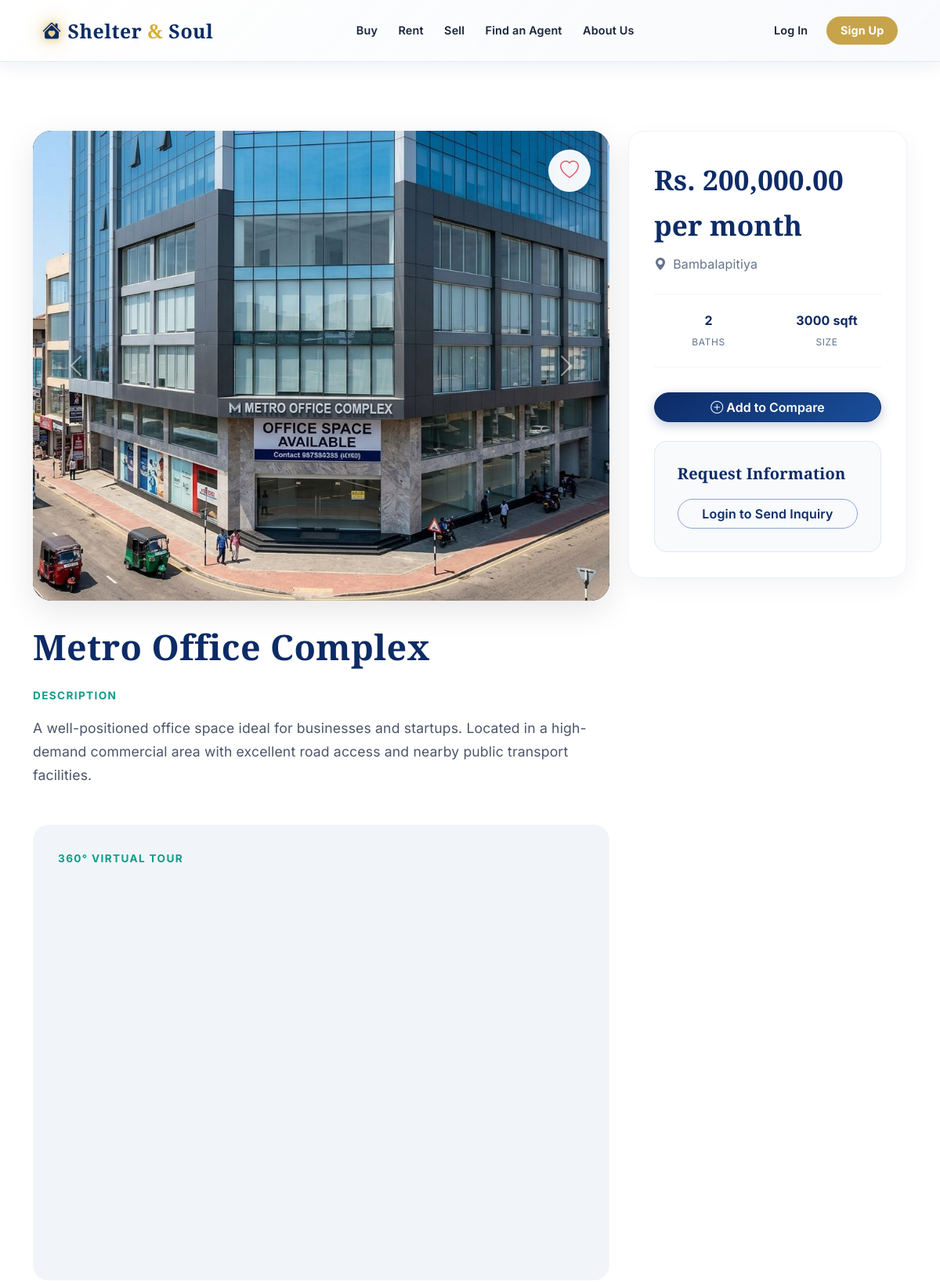
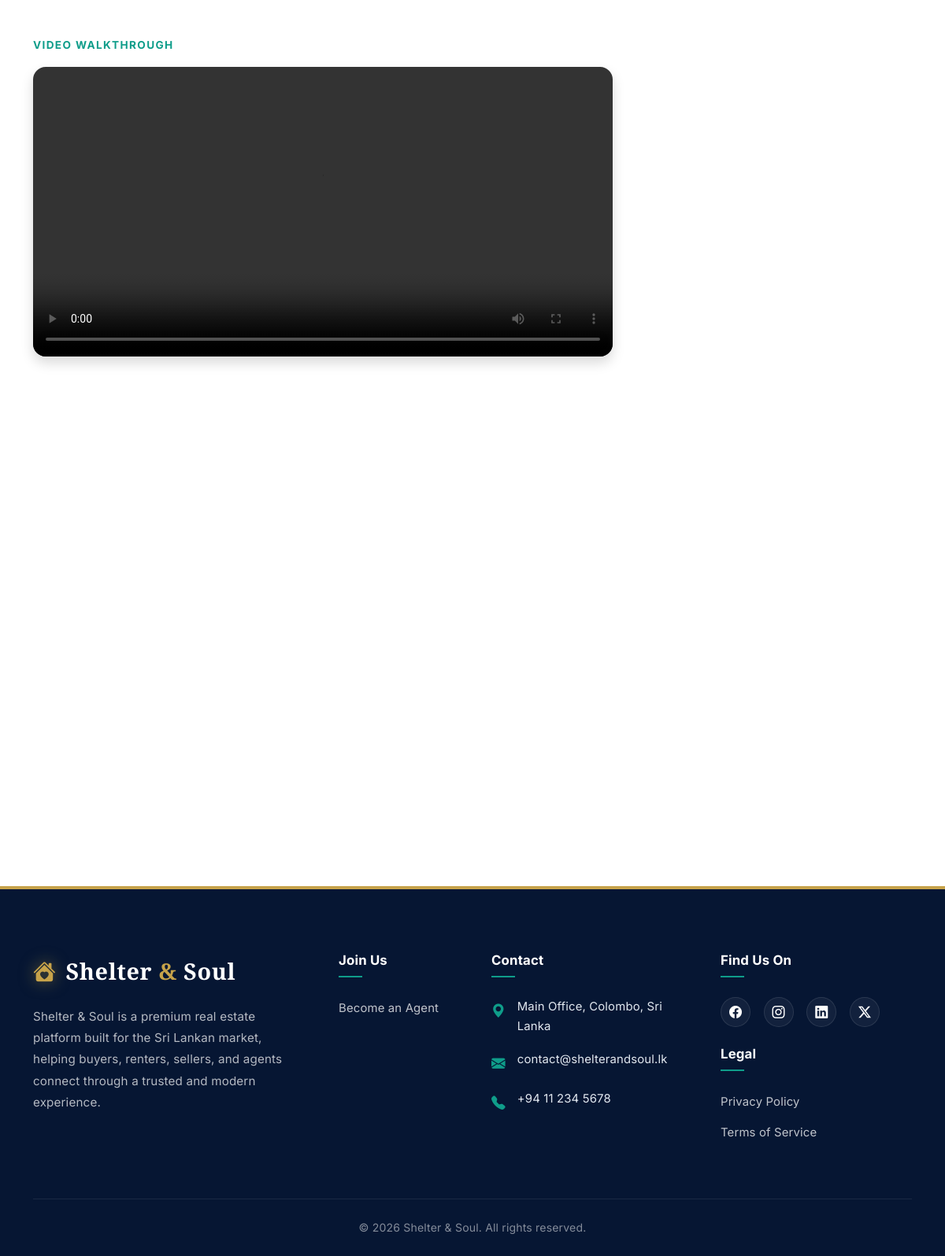
Screenshot of /properties/8/ with the database file from the repository (2 pictures, top to bottom).
### listings/models.py (models this page shows, shortened)
class PropertyImage(models.Model):
    property = models.ForeignKey(Property, on_delete=models.CASCADE, related_name="images")
    image = models.ImageField(upload_to="")
    uploaded_at = models.DateTimeField(auto_now_add=True)
    class Meta:
        ordering = ["id"]

class Property(models.Model):
    LISTING_CATEGORIES = [
        ("Sell", "Sell"),
        ("Rent", "Rent"),
    ]
    PROPERTY_TYPES = [
        ("Residential", "Residential"),
        ("Apartment", "Apartment"),
        ("Commercial", "Commercial"),
        ("Land", "Land"),
    ]
    SIZE_UNITS = [
        ("sqft", "sqft"),
        ("acres", "Acres"),
        ("perch", "Perch"),
    ]
    name = models.CharField(max_length=255)
    location = models.CharField(max_length=255)
    price = models.DecimalField(max_digits=10, decimal_places=2)
    listing_category = models.CharField(max_length=20, choices=LISTING_CATEGORIES, default="Sell")
    property_type = models.CharField(
        max_length=100,
        choices=PROPERTY_TYPES,
        default="Residential"
    )
    description = models.TextField()
    number_of_rooms = models.PositiveIntegerField(null=True, blank=True)
    number_of_bathrooms = models.PositiveIntegerField(null=True, blank=True)
    size_sqft = models.DecimalField("Size", max_digits=12, decimal_places=2, null=True, blank=True)
    size_unit = models.CharField(max_length=20, choices=SIZE_UNITS, default="sqft")
    walkthrough_video = models.FileField(upload_to="", null=True, blank=True)
    video_url = models.URLField(blank=True)
    address = models.CharField(max_length=255, blank=True)
    latitude = models.DecimalField(max_digits=9, decimal_places=6, null=True, blank=True)
    longitude = models.DecimalField(max_digits=9, decimal_places=6, null=True, blank=True)
    owner = models.ForeignKey(User, on_delete=models.SET_NULL, null=True, blank=True, related_name="properties")

### listings/views.py (the view)
# urls.py: path("properties/<int:pk>/", views.property_detail, name="property_detail"),
def property_detail(request, pk):
    property_obj = get_object_or_404(Property.objects.prefetch_related("images"), pk=pk)
    context = _get_property_detail_context(request, property_obj)
    inquiry_form = InquiryForm()
    if request.user.is_authenticated:
        inquiry_form = InquiryForm()
    context["inquiry_form"] = inquiry_form
    return render(
        request,
        "listings/property_detail.html",
        context,
    )

### listings/context_processors.py (called while the page is built, shortened)
def seller_permissions(request):
    user = getattr(request, "user", None)
    can_post = False
    return {"user_can_post_property": can_post}

### listings/models.py (called while the page is built)
    def get_panorama_source(self):
        if self.panorama_image:
            return self.panorama_image.url
        return self.panorama_url

### listings/views.py (called while the page is built, shortened)
def _youtube_embed_url(url):
    if not url:
        return ""

### listings/templates/listings/property_detail.html (shortened to what this page needs)
{% extends "listings/base.html" %}
{% load humanize %}
{% block content %}
<div class="container detail-container">
    <div class="row">
        <div class="col-lg-8">
            <div class="detail-gallery">
                {% if user.is_authenticated %}
                    {% if in_wishlist %}
                    <form method="post" action="{% url 'remove_from_wishlist' property.pk %}">
                        {% csrf_token %}
                        <input type="hidden" name="next" value="{% url 'property_detail' property.pk %}">
                        <button class="detail-favorite-btn" title="Remove from Wishlist" aria-label="Remove from Wishlist">
                            <i class="bi bi-heart-fill"></i>
                        </button>
                    </form>
                    {% else %}
                    <form method="post" action="{% url 'add_to_wishlist' property.pk %}">
                        {% csrf_token %}
                        <input type="hidden" name="next" value="{% url 'property_detail' property.pk %}">
                        <button class="detail-favorite-btn" title="Add to Wishlist" aria-label="Add to Wishlist">
                            <i class="bi bi-heart"></i>
                        </button>
                    </form>
                    {% endif %}
                {% else %}
                    <a href="{% url 'login' %}?next={% url 'property_detail' property.pk %}" class="detail-favorite-btn" title="Login to save" aria-label="Login to save">
                        <i class="bi bi-heart"></i>
                    </a>
                {% endif %}
                <div id="propertyCarousel" class="carousel slide carousel-fade" data-bs-ride="carousel">
                    <div class="carousel-inner">
                        {% for image in property_images %}
                            <div class="carousel-item {% if forloop.first %}active{% endif %}">
                                <img src="{{ image.image.url }}" alt="{{ property.name }} image {{ forloop.counter }}">
                            </div>
                        {% empty %}
                            <div class="carousel-item active d-flex align-items-center justify-content-center" style="height: 300px; background: #f8fafc;">
                                <i class="bi bi-house text-muted" style="font-size: 4rem; opacity: 0.3;"></i>
                            </div>
                        {% endfor %}
                    </div>
                    <button class="carousel-control-prev" type="button" data-bs-target="#propertyCarousel" data-bs-slide="prev">
                        <span class="carousel-control-prev-icon" aria-hidden="true"></span>
                    </button>
                    <button class="carousel-control-next" type="button" data-bs-target="#propertyCarousel" data-bs-slide="next">
                        <span class="carousel-control-next-icon" aria-hidden="true"></span>
                    </button>
                </div>
            </div>
            <h1 class="detail-main-title">{{ property.name }}</h1>
            <span class="section-label">Description</span>
            <div class="description-text">
                {{ property.description|linebreaks }}
            </div>
            {% if default_tour_scene %}
            <div class="tour-box">
                <span class="section-label">360° Virtual Tour</span>
                <link rel="stylesheet" href="https://cdn.jsdelivr.net/npm/pannellum@2.5.6/build/pannellum.css">
                <div id="tour-viewer" style="width: 100%; height: 480px; border-radius: 12px; overflow: hidden;"></div>
            </div>
            {% endif %}
            {% if property.walkthrough_video or youtube_embed_url %}
            <div class="mb-5">
                <span class="section-label">Video Walkthrough</span>
                {% if property.walkthrough_video %}
                    <video controls class="w-100 rounded-4 shadow">
                        <source src="{{ property.walkthrough_video.url }}">
                    </video>
                {% endif %}
            </div>
            {% endif %}
        </div>
        <div class="col-lg-4">
            <div class="detail-sidebar-card">
                <div class="detail-price">
                    Rs. {{ property.price|intcomma }}{% if property.listing_category == "Rent" %} per month{% endif %}
                </div>
                <div class="detail-loc">
                    <i class="bi bi-geo-alt-fill text-teal"></i>
                    {{ property.location }}
                </div>
                <div class="specs-grid"{% if property.property_type == 'Land' %} style="grid-template-columns: 1fr;"{% elif property.property_type == 'Commercial' %} style="grid-template-columns: repeat(2, 1fr);"{% endif %}>
                    {% if property.property_type != "Land" %}
                    <div class="spec-item">
                        <span class="spec-val">
                            {{ property.number_of_bathrooms|default:"--" }}
                        </span>
                        <span class="spec-lbl">Baths</span>
                    </div>
                    {% endif %}
                    <div class="spec-item">
                        <span class="spec-val">
                            {% if property.size_sqft %}
                                {{ property.size_sqft|floatformat:-2 }} {{ property.get_size_unit_display }}
                            {% else %}
                                --
                            {% endif %}
                        </span>
                        <span class="spec-lbl">Size</span>
                    </div>
                </div>
                <div class="mt-3 mb-4 d-grid gap-2">
                    {% if is_compared %}
                    <form method="post" action="{% url 'remove_from_compare' property.pk %}">
                        {% csrf_token %}
                        <input type="hidden" name="next" value="{% url 'property_detail' property.pk %}">
                        <button type="submit" class="btn btn-outline-danger w-100 rounded-pill">
                            <i class="bi bi-dash-circle me-1"></i>Remove from Compare
                        </button>
                    </form>
                    {% else %}
                    <form method="post" action="{% url 'add_to_compare' property.pk %}">
                        <button type="submit" class="btn btn-primary w-100 rounded-pill">
                            <i class="bi bi-plus-circle me-1"></i>Add to Compare
                        </button>
                    </form>
                    {% endif %}
                </div>
                <div class="inquiry-card">
                    <h3>Request Information</h3>
                    {% if user.is_authenticated %}
                    <form method="post" action="{% url 'send_inquiry' property.pk %}">
                        {% csrf_token %}
                        {% if inquiry_form.non_field_errors %}
                        <div class="alert alert-danger">
                            {{ inquiry_form.non_field_errors }}
                        </div>
                        {% endif %}
                        <input type="text" name="name" class="form-control {% if inquiry_form.name.errors %}is-invalid{% endif %}" placeholder="Your Name (Optional)" value="{{ inquiry_form.name.value|default:'' }}">
                        {% if inquiry_form.name.errors %}<div class="invalid-feedback d-block">{{ inquiry_form.name.errors|striptags }}</div>{% endif %}
                        <input type="email" name="email" class="form-control {% if inquiry_form.email.errors %}is-invalid{% endif %}" placeholder="Email Address (Optional)" value="{{ inquiry_form.email.value|default:'' }}">
                        {% if inquiry_form.email.errors %}<div class="invalid-feedback d-block">{{ inquiry_form.email.errors|striptags }}</div>{% endif %}
                        <textarea name="message" class="form-control {% if inquiry_form.message.errors %}is-invalid{% endif %}" rows="4" placeholder="I'm interested in this property..." required>{{ inquiry_form.message.value|default:'' }}</textarea>
                        {% if inquiry_form.message.errors %}<div class="invalid-feedback d-block">{{ inquiry_form.message.errors|striptags }}</div>{% endif %}
                        <button type="submit" class="btn btn-gold btn-gold-submit">Send Inquiry</button>
                    </form>
                    {% else %}
                    <a href="{% url 'login' %}?next={% url 'property_detail' property.pk %}" class="btn btn-outline-primary w-100 rounded-pill">
                        Login to Send Inquiry
                    </a>
                    {% endif %}
                </div>
            </div>
        </div>
    </div>
</div>
{% endblock %}

### listings/templates/listings/base.html (style rules this page uses)
:root { --primary: #0d2b66; --primary-dark: #081f4d; --primary-light: #1a4f9a; --gold: #c7a34a; --gold-dark: #b38f3a; --teal: #0f9d8a; --bg: #ffffff; --surface: #f7f9fc; --text: #17243b; --muted: #64748b; --border: #e2e8f0; --shadow-sm: 0 2px 8px rgba(13, 43, 102, 0.05); --shadow-md: 0 8px 20px rgba(13, 43, 102, 0.08); --shadow-lg: 0 16px 36px rgba(13, 43, 102, 0.12); --radius-sm: 6px; --radius-md: 12px; --radius-lg: 18px; --radius-pill: 999px; --transition: 0.2s ease; --home-panel-width: 58%; }
*, *::before, *::after { box-sizing: border-box; }
body { font-family: 'Inter', 'Segoe UI', Tahoma, Geneva, Verdana, sans-serif; color: var(--text); background-color: var(--bg); display: flex; flex-direction: column; min-height: 100vh; line-height: 1.65; letter-spacing: 0.01em; }
h1, h2, h3, h4, h5 { color: var(--text); letter-spacing: 0.01em; font-weight: 700; }
a { color: var(--primary); text-decoration: none; transition: color var(--transition); }
.btn { border-radius: var(--radius-pill); font-weight: 600; transition: background-color var(--transition), color var(--transition), border-color var(--transition), box-shadow var(--transition), transform var(--transition); cursor: pointer; text-decoration: none; }
.btn-primary { background: linear-gradient(145deg, var(--primary), var(--primary-light)); border-color: var(--primary); color: #fff; box-shadow: 0 4px 14px rgba(13, 43, 102, 0.25); }
.btn-outline-primary { color: var(--primary); border-color: #8aa5d3; font-weight: 600; }

### listings/templates/listings/property_detail.html (style rules this page uses)
.detail-container { padding: 2.5rem 0 5rem; font-family: 'Inter', sans-serif; }
.detail-gallery { border-radius: 24px; overflow: hidden; box-shadow: 0 12px 40px rgba(0, 0, 0, 0.1); background: #000; margin-bottom: 2rem; position: relative; }
.carousel-item img { width: 100%; height: 600px; object-fit: cover; }
.detail-favorite-btn { position: absolute; top: 24px; right: 24px; z-index: 10; width: 54px; height: 54px; border-radius: 50%; border: none; background: rgba(255, 255, 255, 0.95); display: flex; align-items: center; justify-content: center; font-size: 1.5rem; color: #de5b73; box-shadow: 0 8px 24px rgba(0, 0, 0, 0.15); transition: transform 0.2s, background 0.2s; cursor: pointer; }
.detail-sidebar-card { background: #fff; border-radius: 20px; padding: 2rem; border: 1px solid #eef2f8; box-shadow: 0 10px 30px rgba(13, 43, 102, 0.05); margin-bottom: 2rem; position: sticky; top: 100px; }
.detail-price { font-family: 'Playfair Display', serif; font-size: 2.2rem; font-weight: 800; color: var(--primary); margin-bottom: 0.5rem; }
.detail-loc { color: var(--muted); font-size: 1rem; display: flex; align-items: center; gap: 8px; margin-bottom: 1.5rem; }
.specs-grid { display: grid; grid-template-columns: repeat(3, 1fr); gap: 12px; margin-bottom: 2rem; padding: 1.25rem 0; border-top: 1px solid #f1f4f9; border-bottom: 1px solid #f1f4f9; }
.spec-item { text-align: center; }
.spec-val { display: block; font-weight: 700; font-size: 1rem; color: var(--primary); }
.spec-lbl { font-size: 0.75rem; color: var(--muted); text-transform: uppercase; letter-spacing: 0.05em; }
.inquiry-card { padding: 1.8rem; background: #f8fafc; border-radius: 16px; border: 1px solid #e2e8f0; }
.inquiry-card h3 { font-family: 'Playfair Display', serif; font-weight: 700; font-size: 1.25rem; margin-bottom: 1.25rem; color: var(--primary); }
.detail-main-title { font-family: 'Playfair Display', serif; font-weight: 800; font-size: 2.8rem; margin-bottom: 1.5rem; color: var(--primary); }
.section-label { font-weight: 700; text-transform: uppercase; letter-spacing: 0.1em; color: var(--teal); font-size: 0.85rem; margin-bottom: 1rem; display: block; }
.description-text { font-size: 1.1rem; line-height: 1.7; color: #4a5568; margin-bottom: 3rem; }
.tour-box { background: #f1f5f9; border-radius: 20px; padding: 2rem; margin-bottom: 3rem; }

### rows the page displays
PropertyImage: image (picture)
Property: name "Metro Office Complex", description "A well-positioned office space ideal for businesses and startups. Located in a high-demand commercial area with excellent road access and nearby public transport facilities.", price "200,000.00", location "Bambalapitiya", number_of_bathrooms "2", size_sqft "3000", size_unit "sqft"
